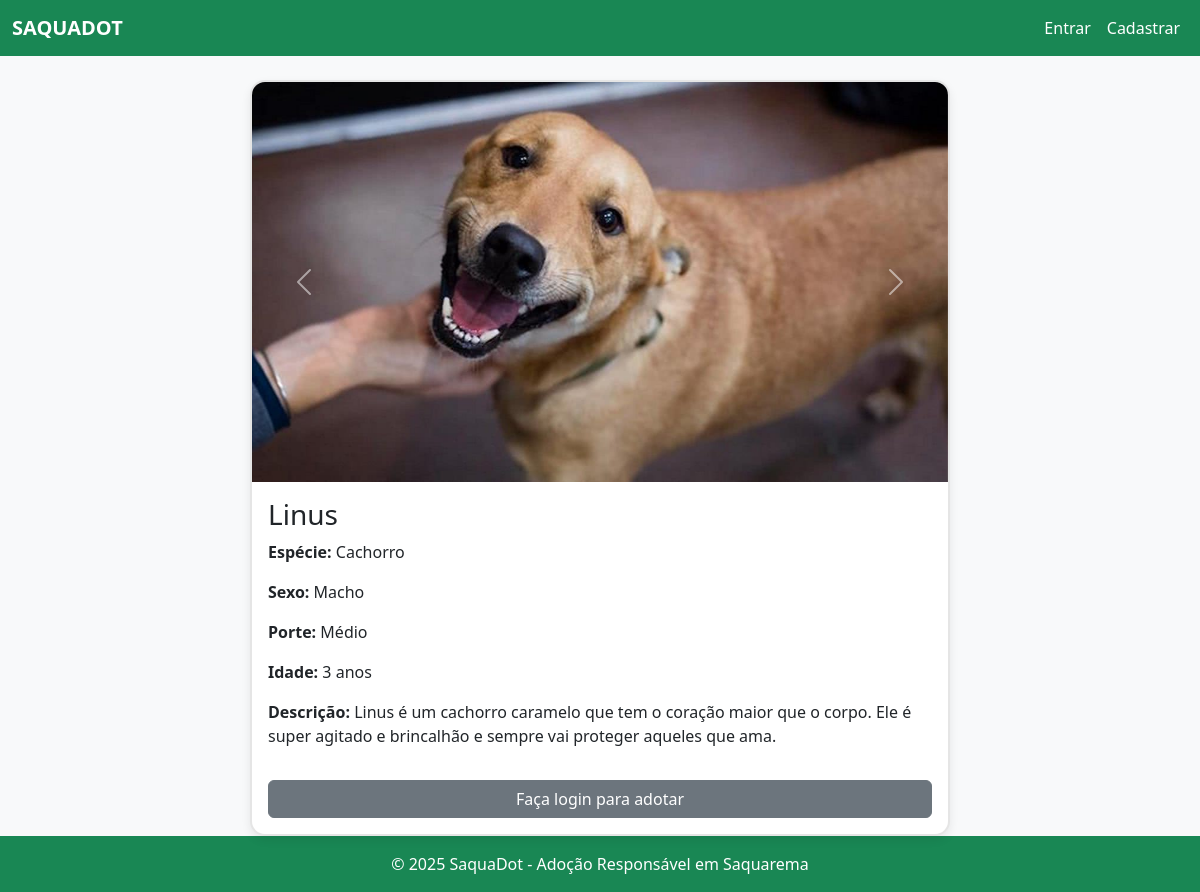
The app's page /animal/5/ with its own data.
### core/models.py (models this page shows, shortened)
class Animal(models.Model):
    PORTE_CHOICES = [
        ('Pequeno', 'Pequeno'),
        ('Médio', 'Médio'),
        ('Grande', 'Grande'),
    ]
    SEXO_CHOICES = [
        ('Macho', 'Macho'),
        ('Fêmea', 'Fêmea'),
    ]
    IDADE_CHOICES = [
        ('Menos de 6 meses', 'Menos de 6 meses'),
        ('7 a 11 meses', '7 a 11 meses'),
        ('1 ano', '1 ano'),
        ('2 anos', '2 anos'),
        ('3 anos', '3 anos'),
        ('4 anos', '4 anos'),
        ('5 anos', '5 anos'),
        ('6 anos', '6 anos'),
        ('7 ou mais', '7 ou mais'),
    ]
    nome = models.CharField(max_length=100)
    especie = models.CharField(max_length=50, choices=[('Cachorro', 'Cachorro'), ('Gato', 'Gato')])
    idade = models.CharField(max_length=20, choices=IDADE_CHOICES, verbose_name="Idade")
    descricao = models.TextField()
    foto = models.ImageField(upload_to='animais/')
    adotado = models.BooleanField(default=False)
    cuidador = models.ForeignKey(User, on_delete=models.CASCADE, related_name='animais')
    porte = models.CharField(
        max_length=10,
        choices=PORTE_CHOICES,
        verbose_name="Porte",
        null=True, # Permite que animais antigos não tenham porte
        blank=True # Permite que o campo seja opcional no formulário
    )
    sexo = models.CharField(
        max_length=10,
        choices=SEXO_CHOICES,
        verbose_name="Sexo",
        null=True,
        blank=True
    )
    whatsapp = models.CharField(
        max_length=20,
        blank=True,
        null=True,
        verbose_name="WhatsApp",
        help_text="Número com DDD"
    )
    email = models.EmailField(
        blank=True,
        null=True,
        verbose_name="E-mail"
    )

### core/views.py (the view)
# urls.py: path('animal/<int:id>/', views.animal_detail, name='animal_detail'),
def animal_detail(request, id):
    animal = get_object_or_404(Animal, id=id)
    return render(request, 'core/animal_detail.html', {'animal': animal})

### core/context_processors.py (called while the page is built)
def contagem_pedidos(request):
    if request.user.is_authenticated:
        pendentes = Adocao.objects.filter(animal__cuidador=request.user, aprovado=False).count()
        return {'pedidos_pendentes': pendentes}
    return {}

def contagem_notificacoes(request):
    if request.user.is_authenticated:
        nao_lidas = Notificacao.objects.filter(usuario=request.user, lida=False).count()
        return {'notificacoes_nao_lidas': nao_lidas}
    return {}

### core/templates/core/animal_detail.html (shortened to what this page needs)
{% extends 'core/base.html' %}
{% block content %}
<div class="card mx-auto" style="max-width: 700px;">
  {% if animal.fotos_extras.all %}
    <div id="carouselAnimal" class="carousel slide" data-bs-ride="carousel">
      <div class="carousel-inner">
        <div class="carousel-item active">
          <img src="{{ animal.foto.url }}" class="d-block w-100" alt="{{ animal.nome }}" style="height: 400px; object-fit: cover;">
        </div>
      </div>
      <button class="carousel-control-prev" type="button" data-bs-target="#carouselAnimal" data-bs-slide="prev">
        <span class="carousel-control-prev-icon" aria-hidden="true"></span>
      </button>
      <button class="carousel-control-next" type="button" data-bs-target="#carouselAnimal" data-bs-slide="next">
        <span class="carousel-control-next-icon" aria-hidden="true"></span>
      </button>
    </div>
  {% else %}
    <img src="{{ animal.foto.url }}" class="card-img-top" alt="{{ animal.nome }}">
  {% endif %}
  <div class="card-body">
  <h3>{{ animal.nome }}</h3>
  <p><strong>Espécie:</strong> {{ animal.especie }}</p>
  <p><strong>Sexo:</strong> {{ animal.sexo|default_if_none:"Não informado" }}</p>
  <p><strong>Porte:</strong> {{ animal.porte|default_if_none:"Não informado" }}</p>
  <p><strong>Idade:</strong> {{ animal.idade }}</p>
  <p><strong>Descrição:</strong> {{ animal.descricao }}</p>
  {% if animal.adotado %}
    <div class="alert alert-success text-center mt-3">
      <h4>🎉 Este animal já foi adotado!</h4>
    </div>
  {% elif user.is_authenticated %}
    <a href="{% url 'solicitar_adocao' animal.id %}" class="btn btn-green w-100 mt-3">Solicitar Adoção 🐾</a>
  {% else %}
    <a href="/login/" class="btn btn-secondary w-100 mt-3">Faça login para adotar</a>
  {% endif %}
</div>
</div>
{% endblock %}

### core/static/core/styles.css (style rules this page uses)
html, body { height: 100%; }
body { background-color: #f8f9fa; display: flex; flex-direction: column; }
.card { position: relative; border-radius: 15px; background-color: #ffffff; box-shadow: 0 4px 10px rgba(0, 0, 0, 0.08); border: 2px solid rgba(0, 0, 0, 0.1); transition: transform 0.3s ease, box-shadow 0.3s ease, border-color 0.3s ease; overflow: hidden; }

### records on screen
Animal: foto (picture), nome "Linus", especie "Cachorro", sexo "Macho", porte "Médio", idade "3 anos", descricao "Linus é um cachorro caramelo que tem o coração maior que o corpo. Ele é super agitado e brincalhão e sempre vai proteger aqueles que ama."
